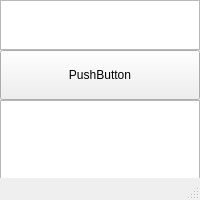
<?xml version="1.0" encoding="UTF-8"?>
<ui version="4.0">
 <class>main_window</class>
 <widget class="QMainWindow" name="main_window">
  <property name="geometry">
   <rect>
    <x>0</x>
    <y>0</y>
    <width>200</width>
    <height>200</height>
   </rect>
  </property>
  <property name="windowTitle">
   <string>MainWindow</string>
  </property>
  <widget class="QWidget" name="centralwidget">
   <widget class="QTextEdit" name="text_edit">
    <property name="geometry">
     <rect>
      <x>0</x>
      <y>0</y>
      <width>200</width>
      <height>50</height>
     </rect>
    </property>
   </widget>
   <widget class="QTextEdit" name="text_display">
    <property name="geometry">
     <rect>
      <x>0</x>
      <y>100</y>
      <width>200</width>
      <height>100</height>
     </rect>
    </property>
   </widget>
   <widget class="QPushButton" name="button">
    <property name="geometry">
     <rect>
      <x>0</x>
      <y>50</y>
      <width>200</width>
      <height>50</height>
     </rect>
    </property>
    <property name="text">
     <string>PushButton</string>
    </property>
   </widget>
  </widget>
  <widget class="QStatusBar" name="statusbar"/>
 </widget>
 <resources/>
 <connections/>
</ui>
